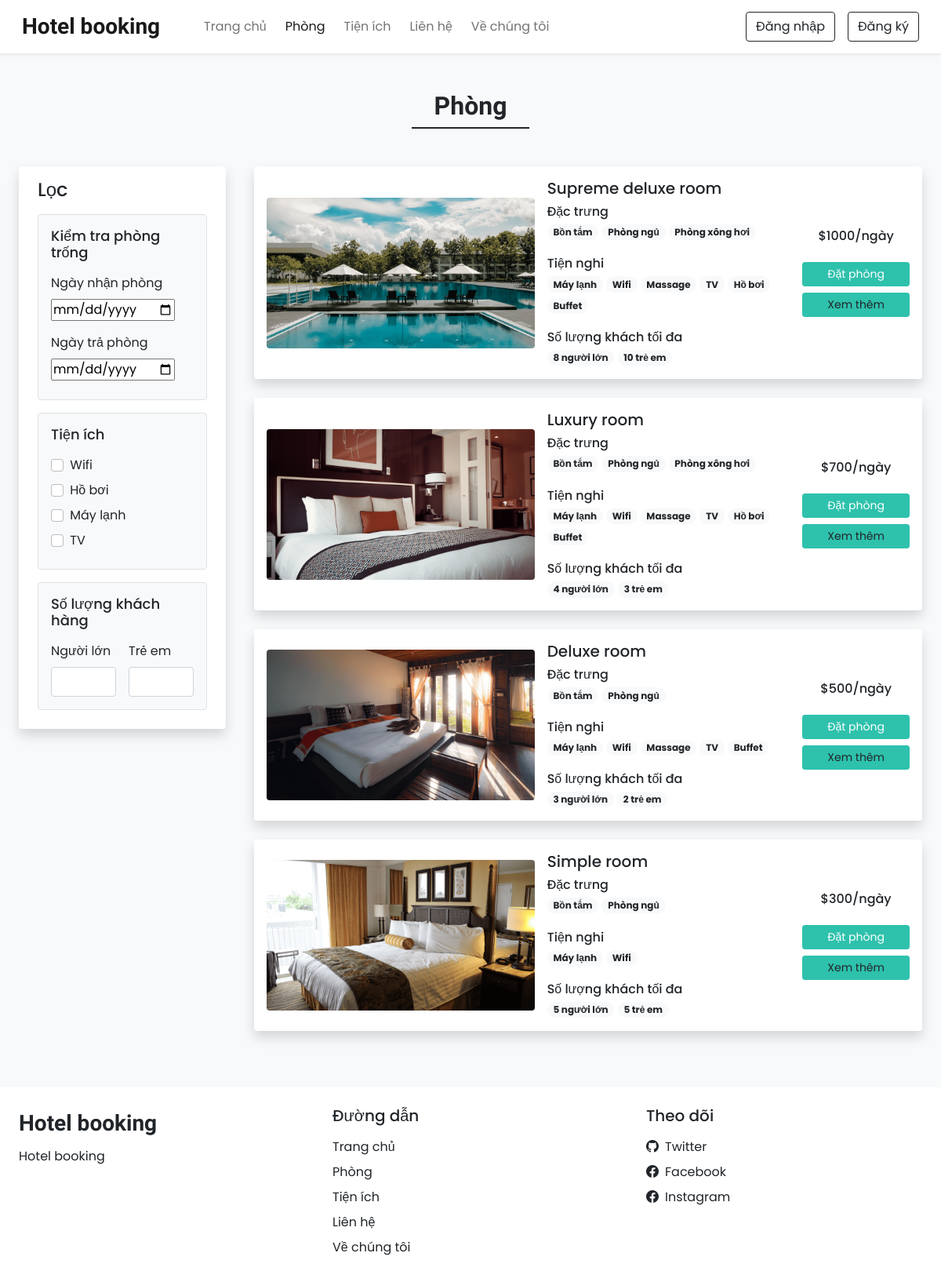
The page /rooms.php on the database its author committed.
### tables this page shows
CREATE TABLE `settings` (
  `sr_no` int(11) NOT NULL,
  `site_title` varchar(50) NOT NULL,
  `site_about` varchar(250) NOT NULL,
  `shutdown` tinyint(1) NOT NULL
);

CREATE TABLE `rooms` (
  `id` int(11) NOT NULL,
  `name` varchar(100) NOT NULL,
  `area` int(11) NOT NULL,
  `price` int(11) NOT NULL,
  `quantity` int(11) NOT NULL,
  `adult` int(11) NOT NULL,
  `children` int(11) NOT NULL,
  `description` varchar(350) NOT NULL,
  `status` tinyint(4) NOT NULL DEFAULT 1,
  `removed` int(11) NOT NULL DEFAULT 0
);

CREATE TABLE `room_images` (
  `sr_no` int(11) NOT NULL,
  `room_id` int(11) NOT NULL,
  `image` varchar(150) NOT NULL,
  `thumb` tinyint(4) NOT NULL DEFAULT 0
);

CREATE TABLE `features` (
  `id` int(11) NOT NULL,
  `name` varchar(50) NOT NULL
);

CREATE TABLE `facilities` (
  `id` int(11) NOT NULL,
  `icon` varchar(100) NOT NULL,
  `name` varchar(100) NOT NULL,
  `description` varchar(250) NOT NULL
);

### admin/inc/db_config.php (called while the page is built, shortened)
<?php
    function select($sql,$values,$datatypes){
        $con= $GLOBALS['con'];
        if($stmt=mysqli_prepare($con,$sql)){
            mysqli_stmt_bind_param($stmt,$datatypes,...$values);
            if(mysqli_stmt_execute($stmt)){
                $res=mysqli_stmt_get_result($stmt);
                return $res;
            }
            else{
                mysqli_stmt_close($stmt);
                die("Query cannot be executed - Select");
            }
        }
        else{
            die("Query cannot be prepared - Select");
        }
    }
?>

### rooms.php (the view, shortened to what this page needs)
<!DOCTYPE html>
<html lang="en">
<head>
    <?php require('inc/links.php'); ?>
</head>
<body class="bg-light">
    <?php require('inc/header.php'); ?>
    <div class="my-5 px-4">
        <h2 class="fw-bold h-font text-center">Phòng</h2>
        <div class="bg-dark h-line"></div>
    </div>
    <div class="container-fluid">
        <div class="row">
            <div class="col-lg-3 col-md-12 mb-4 mb-lg-0 mb-4 ps-4">
                <nav class="navbar navbar-expand-lg navbar-light bg-white rounded shadow">
                    <div class="container-fluid flex-lg-column align-items-stretch">
                        <h4 class="mt-2">Lọc</h4>
                        <div class="collapse navbar-collapse flex-column mt-2 align-items-stretch" id="filtersDropdown">
                            <div class="border bg-light p-3 rounded mb-3">
                                <h5 class="mb-3" style="font-size: 18px">Kiểm tra phòng trống</h5>
                                <label class="form-label">Ngày nhận phòng</label>
                                <input type="date" class="form-label shadow-none mb-3" />
                                <label class="form-label">Ngày trả phòng</label>
                                <input type="date" class="form-label shadow-none" />
                            </div>
                            <div class="border bg-light p-3 rounded mb-3">
                                <h5 class="mb-3" style="font-size: 18px">Tiện ích</h5>
                                <div class="mb-2">
                                    <input type="checkbox" class="form-check-input shadow-none me-1" id="f1" />
                                    <label for="f1" class="form-check-label">Wifi</label>
                                </div>
                                <div class="mb-2">
                                    <input type="checkbox" class="form-check-input shadow-none me-1" id="f2" />
                                    <label for="f2" class="form-check-label">Hồ bơi</label>
                                </div>
                                <div class="mb-2">
                                    <input type="checkbox" class="form-check-input shadow-none me-1" id="f3" />
                                    <label for="f3" class="form-check-label">Máy lạnh</label>
                                </div>
                                <div class="mb-2">
                                    <input type="checkbox" class="form-check-input shadow-none me-1" id="f4" />
                                    <label for="f4" class="form-check-label">TV</label>
                                </div>
                            </div>
                            <div class="border bg-light p-3 rounded mb-3">
                                <h5 class="mb-3" style="font-size: 18px">Số lượng khách hàng</h5>
                                <div class="d-flex">
                                    <div class="me-3">
                                        <label class="form-label">Người lớn</label>
                                        <input type="number" class="form-control shadow-none" />
                                    </div>
                                    <div>
                                        <label class="form-label">Trẻ em</label>
                                        <input type="number" class="form-control shadow-none" />
                                    </div>
                                </div>
                            </div>
                        </div>
                    </div>
                </nav>
            </div>
            <div class="col-lg-9 col-md-12 px-4">
                <?php
                    $room_res = select("SELECT * FROM `rooms` WHERE `status`=? AND `removed`=? ORDER BY `id` DESC",[1,0],'ii');
                    while($room_data = mysqli_fetch_assoc($room_res)){
                        $fea_q = mysqli_query($con,"SELECT f.name FROM `features` f
                        INNER JOIN `room_features` rfea ON f.id=rfea.features_id
                        WHERE rfea.room_id='$room_data[id]'");
                        $features_data = "";
                        while($fea_row = mysqli_fetch_assoc($fea_q)){
                            $features_data .="<span class='badge rounded-pill bg-light text-dark text-wrap me-1 mb-1'>
                                $fea_row[name]
                            </span>";
                        }
                        $fac_q = mysqli_query($con,"SELECT f.name FROM `facilities` f
                        INNER JOIN `room_facilities` rfac ON f.id=rfac.facilities_id
                        WHERE rfac.room_id='$room_data[id]'");
                        $facilities_data = "";
                        while($fac_row = mysqli_fetch_assoc($fac_q)){
                            $facilities_data .="<span class='badge rounded-pill bg-light text-dark text-wrap me-1 mb-1'>
                                $fac_row[name]
                            </span>";
                        }
                        $room_thumb = ROOMS_IMG_PATH."thumbnail.jpg";
                        $thumb_q = mysqli_query($con,"SELECT * FROM `room_images`
                        WHERE `room_id`='$room_data[id]'
                        AND `thumb`='1'");
                        if(mysqli_num_rows($thumb_q)>0){
                            $thumb_res = mysqli_fetch_assoc($thumb_q);
                            $room_thumb = ROOMS_IMG_PATH.$thumb_res['image'];
                        }
                        echo <<<data
                            <div class="card mb-4 border-0 shadow">
                                <div class="row g-0 p-3 align-items-center">
                                    <div class="col-md-5 mb-lg-0 mb-md-0 mb-3">
                                        <img src="$room_thumb" class="img-fluid rounded"/>
                                    </div>
                                    <div class="col-md-5 px-lg-3 px-md-3 px-0">
                                        <h5>$room_data[name]</h5>
                                        <div class="features mb-3">
                                            <h6 class="mb-1">Đặc trưng</h6>
                                            $features_data
                                        </div>
                                        <div class="facilities mb-3">
                                            <h6 class="mb-1">Tiện nghi</h6>
                                            $facilities_data
                                        </div>
                                        <div class="guests">
                                            <h6 class="mb-1">Số lượng khách tối đa</h6>
                                            <span class="badge rounded-pill bg-light text-dark text-wrap"> $room_data[adult] người lớn </span>
                                            <span class="badge rounded-pill bg-light text-dark text-wrap"> $room_data[children] trẻ em </span>
                                        </div>
                                    </div>
                                    <div class="col-md-2 text-center mt-lg-0 mt-md-0 mt-4">
                                        <h6 class="mb-4">$$room_data[price]/ngày</h6>
                                        <a href="#" class="btn btn-sm w-100 text-white custom-bg shadow-none mb-2">Đặt phòng</a>
                                        <a href="room_details.php?id=$room_data[id]" class="btn btn-sm w-100 btn-outline-dark custom-bg shadow-none">Xem thêm</a>
                                    </div>
                                </div>
                            </div>
                        data;
                    }
                ?>
            </div>
        </div>
    </div>
    <?php require('inc/footer.php'); ?>
</body>
</html>

### inc/links.php (shortened to what this page needs)
<link rel="stylesheet" href="https://cdn.jsdelivr.net/npm/bootstrap-icons@1.10.3/font/bootstrap-icons.css" />
<link href="https://cdn.jsdelivr.net/npm/bootstrap@5.0.2/dist/css/bootstrap.min.css" rel="stylesheet"
 />
<link rel="stylesheet" href="css/common.css" />
<?php
    require('admin/inc/db_config.php');
    $contact_q="SELECT * FROM `contact_details` WHERE `sr_no`=?";
    $settings_q="SELECT * FROM `settings` WHERE `sr_no`=?";
    $values=[1];
    $contact_r=mysqli_fetch_assoc(select($contact_q,$values,'i'));
    $settings_r=mysqli_fetch_assoc(select($settings_q,$values,'i'));
?>

### inc/header.php (shortened to what this page needs)
<nav id="nav-bar" class="navbar navbar-expand-lg navbar-light bg-white px-lg-3 py-lg-2 shadow-sm sticky-top">
    <div class="container-fluid">
        <a class="navbar-brand me-5 fw-bold fs-3 h-font" href="index.php"><?php echo $settings_r['site_title'] ?></a>
        <div class="collapse navbar-collapse" id="navbarSupportedContent">
            <ul class="navbar-nav me-auto mb-2 mb-lg-0">
                <li class="nav-item">
                    <a class="nav-link me-2" href="index.php">Trang chủ</a>
                </li>
                <li class="nav-item">
                    <a class="nav-link me-2" href="rooms.php">Phòng</a>
                </li>
                <li class="nav-item">
                    <a class="nav-link me-2" href="facilities.php">Tiện ích</a>
                </li>
                <li class="nav-item">
                    <a class="nav-link me-2" href="contact.php">Liên hệ</a>
                </li>
                <li class="nav-item">
                    <a class="nav-link" href="about.php">Về chúng tôi</a>
                </li>
            </ul>
            <div class="d-flex">
                <button type="button" class="btn btn-outline-dark shadow-none me-lg-3 me-2" data-bs-toggle="modal"
                    data-bs-target="#loginModal">
                    Đăng nhập
                </button>
                <button type="button" class="btn btn-outline-dark shadow-none" data-bs-toggle="modal"
                    data-bs-target="#registerModal">
                    Đăng ký
                </button>
            </div>
        </div>
    </div>
</nav>

### inc/footer.php (shortened to what this page needs)
<div class="container-fluid bg-white mt-5">
    <div class="row">
        <div class="col-lg-4 p-4">
            <h3 class="navbar-brand me-5 fw-bold fs-3 h-font" href="index.php"><?php echo $settings_r['site_title'] ?>
            </h3>
            <p><?php echo $settings_r['site_about'] ?></p>
        </div>
        <div class="col-lg-4 p-4">
            <h5 class="mb-3">Đường dẫn</h5>
            <a href="index.php" class="d-inline-block mb-2 text-dark text-decoration-none">Trang chủ</a><br />
            <a href="rooms.php" class="d-inline-block mb-2 text-dark text-decoration-none">Phòng</a><br />
            <a href="facilities.php" class="d-inline-block mb-2 text-dark text-decoration-none">Tiện ích</a><br />
            <a href="contact.php" class="d-inline-block mb-2 text-dark text-decoration-none">Liên hệ</a><br />
            <a href="about.php" class="d-inline-block mb-2 text-dark text-decoration-none">Về chúng tôi</a>
        </div>
        <div class="col-lg-4 p-4">
            <h5 class="mb-3">Theo dõi</h5>
            <a href="<?php echo $contact_r['tw'] ?>" target="_blank"
                class="d-inline-block text-dark text-decoration-none mb-2"><i
                    class="bi bi-github me-2"></i>Twitter</a><br />
            <a href="<?php echo $contact_r['fb'] ?>" target="_blank"
                class="d-inline-block text-dark text-decoration-none mb-2"><i
                    class="bi bi-facebook me-2"></i>Facebook</a><br />
            <a href="<?php echo $contact_r['insta'] ?>" target="_blank"
                class="d-inline-block text-dark text-decoration-none mb-2"><i
                    class="bi bi-facebook me-2"></i>Instagram</a>
        </div>
    </div>
</div>

### css/common.css (style rules this page uses)
:root { --teal: #2ec1ac; --teal_hover: #279e8c; }
* { font-family: 'Poppins', sans-serif; }
.h-font { font-family: 'Merienda', cursive; }
.custom-bg { background-color: var(--teal); border: 1px solid var(--teal); }
.h-line { width: 150px; margin: 0 auto; height: 1.7px; }

### rows shown on the page
settings: site_title "Hotel booking", site_about "Hotel booking"
rooms: room_images.image (picture), name "Supreme deluxe room", adult "8", children "10", price "1000"
features: name "Bồn tắm"
features: name "Phòng ngủ"
features: name "Phòng xông hơi"
facilities: name "Máy lạnh"
facilities: name "Wifi"
facilities: name "Massage"
facilities: name "TV"
facilities: name "Hồ bơi"
facilities: name "Buffet"
rooms: room_images.image (picture), name "Luxury room", adult "4", children "3", price "700"
rooms: room_images.image (picture), name "Deluxe room", adult "3", children "2", price "500"
rooms: room_images.image (picture), name "Simple room", adult "5", children "5", price "300"
